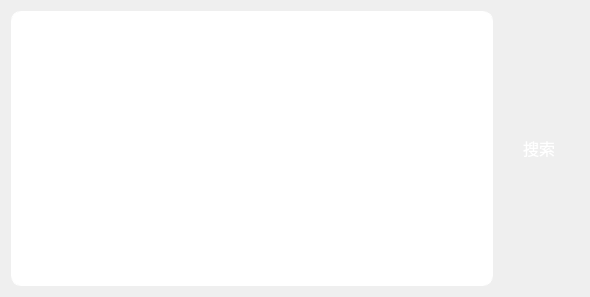
<?xml version="1.0" encoding="UTF-8"?>
<ui version="4.0">
 <class>SearchWidget</class>
 <widget class="QWidget" name="SearchWidget">
  <property name="geometry">
   <rect>
    <x>0</x>
    <y>0</y>
    <width>590</width>
    <height>297</height>
   </rect>
  </property>
  <property name="windowTitle">
   <string>Form</string>
  </property>
  <layout class="QHBoxLayout" name="horizontalLayout">
   <item>
    <widget class="QLineEdit" name="searchEdit">
     <property name="sizePolicy">
      <sizepolicy hsizetype="Expanding" vsizetype="Expanding">
       <horstretch>0</horstretch>
       <verstretch>0</verstretch>
      </sizepolicy>
     </property>
     <property name="styleSheet">
      <string notr="true">border:2px groove white;border-radius:10px;padding:2px 4px</string>
     </property>
     <property name="alignment">
      <set>Qt::AlignLeading|Qt::AlignLeft|Qt::AlignVCenter</set>
     </property>
    </widget>
   </item>
   <item>
    <widget class="QPushButton" name="searchBtn">
     <property name="font">
      <font>
       <family>微软雅黑</family>
       <pointsize>12</pointsize>
      </font>
     </property>
     <property name="styleSheet">
      <string notr="true">color:rgb(255, 255, 255)</string>
     </property>
     <property name="text">
      <string>搜索</string>
     </property>
     <property name="icon">
      <iconset resource="res.qrc">
       <normaloff>:/img/search.png</normaloff>:/img/search.png</iconset>
     </property>
     <property name="iconSize">
      <size>
       <width>25</width>
       <height>25</height>
      </size>
     </property>
     <property name="autoDefault">
      <bool>false</bool>
     </property>
     <property name="default">
      <bool>false</bool>
     </property>
     <property name="flat">
      <bool>true</bool>
     </property>
    </widget>
   </item>
  </layout>
 </widget>
 <resources>
  <include location="res.qrc"/>
 </resources>
 <connections/>
</ui>
